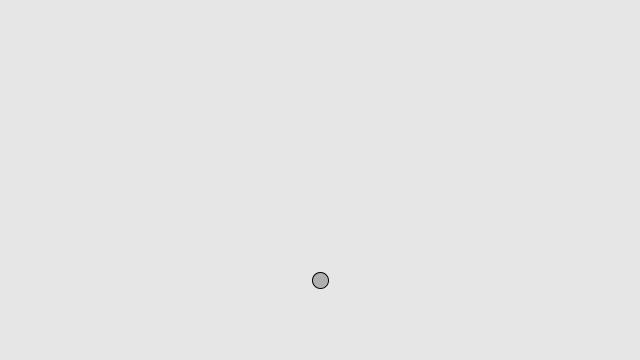
Frame 1 (no input)
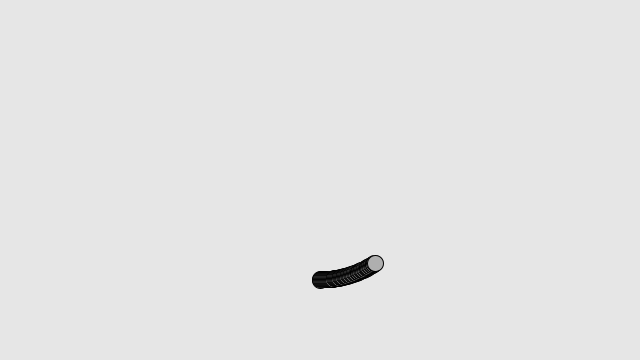
Frame 60 (the mouse pressed at the canvas centre just before this capture)
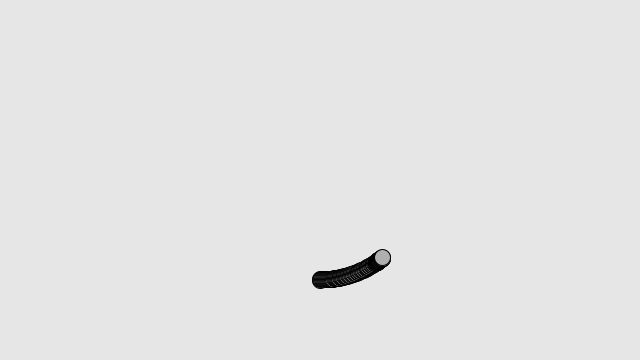
Frame 120 (the mouse held since frame 60 and released just before this capture)

The Processing sketch that drew these frames (run headless with seeded random() and noise(); from frame 60 on, the mouse is pressed at the canvas centre):

// Processing sketch: circular
// ── circular.pde
Mover mover;
float t=0;
void setup() {
  size(640, 360);
  background(230);
  mover = new Mover(1);
  frameRate(60);
  textSize(32);
}
void mousePressed() {
  mover = new Mover(mover.depth+1);
}
void draw() {
  //background(255);
  mover.update();
  mover.checkEdges();
  mover.display();
  t+=.01;
  noStroke();
  rect(0,height-32,20*str(mover.depth).length(),height);
  fill(0);
  text(str(mover.depth),0,height-2);
}
void keyPressed() {
  if (key=='a') {
    mover.accel();
  }
  if (key=='d') {
    mover.deccel();
  }
}
class Mover {
  PVector location;
  PVector location2;
  PVector velocity;  
  PVector acceleration;
  PVector jerk;
  PVector yank;
  float topspeed;
  int depth=10;
  PVector[] vects;
  Mover(int nDepth) {
    depth=nDepth;
    vects= new PVector[depth];
    for (int i=0; i<depth; i++) {
      vects[i]=new PVector(0, 0);
    }
    location = new PVector(width/2, height/2);
    //velocity = new PVector(0, 0);
    //acceleration = new PVector(0, 0);
    //jerk = new PVector(0, 0);
    topspeed=10;
  }
  void update() {
    vects[depth-1].x=sin(t);
    vects[depth-1].y=cos(t);
    for (int i=depth-1; i>0; i--) {
      vects[i].div(depth);
      vects[i-1].add(vects[i]);
    }

    //velocity.y=sin(t);
    //velocity.x=cos(t);

    //acceleration.y=sin(t);
    //acceleration.x=cos(t);

    //jerk.y=sin(t);
    //jerk.x=cos(t);

    //yank.y=sin(t)/10;
    //yank.x=cos(t)/10;


    //jerk.add(yank);
    //acceleration.add(jerk);
    //velocity.add(acceleration);
    //velocity.limit(topspeed);
    //location.add(velocity);
    location=vects[0];
    println(location);
    location2=location;

//location2.mult(200);
    location2.setMag(100);

  }
  void accel() {
    velocity.add(acceleration);
  }
  void deccel() {
    velocity.sub(acceleration);
    if ( velocity.mag()<0) {
      velocity.setMag(0);
    }
  }
  void display() {
    stroke(0);
    fill(175);
    translate(width/2,height/2);
    ellipse(location2.x, location2.y, 16, 16);
  }
  void checkEdges() {
    if (location2.x > width) {
      location2.x = 0;
    } else if (location2.x < 0) {
      location2.x = width;
    }
    if (location2.y > height) {
      location2.y = 0;
    } else if (location2.y < 0) {
      location2.y = height;
    }
  }
}
